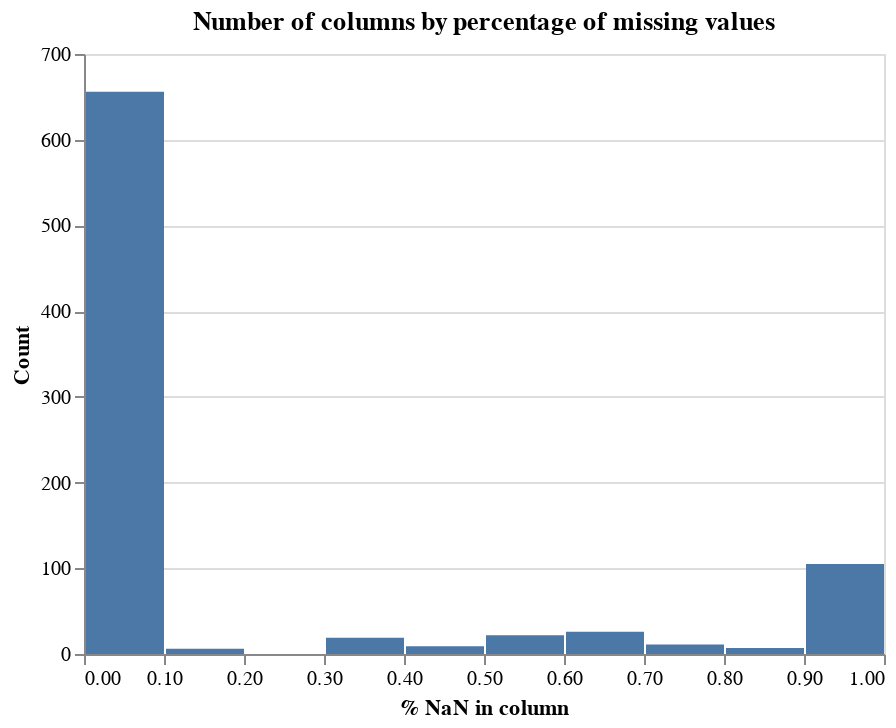

This figure's notebook cell:
### Code cell
# Plot histogram binned by 10%
alt.Chart(nan_rate).mark_bar().encode(
    alt.X("Nan_rate:Q", bin=alt.Bin(maxbins=10),title="% NaN in column"),
    y=alt.Y('count()', title="Count")).properties(
    title='Number of columns by percentage of missing values'
)

### Figure 1 — Vega-Lite specification as saved in the notebook (floating-point values rounded to 4 significant figures; data arrays with more than 128 entries replaced by an {"elided": "..."} marker saying what was removed)
{"config": {"view": {"continuousWidth": 400, "continuousHeight": 300}}, "data": {"name": "data-2abd6c9549fe23ea465384426ec4fa84"}, "mark": "bar", "encoding": {"x": {"type": "quantitative", "bin": {"maxbins": 10}, "field": "Nan_rate", "title": "% NaN in column"}, "y": {"type": "quantitative", "aggregate": "count", "title": "Count"}}, "title": "Number of columns by percentage of missing values", "$schema": "https://vega.github.io/schema/vega-lite/v4.8.1.json", "datasets": {"data-2abd6c9549fe23ea465384426ec4fa84": {"elided": "861 records"}}}
